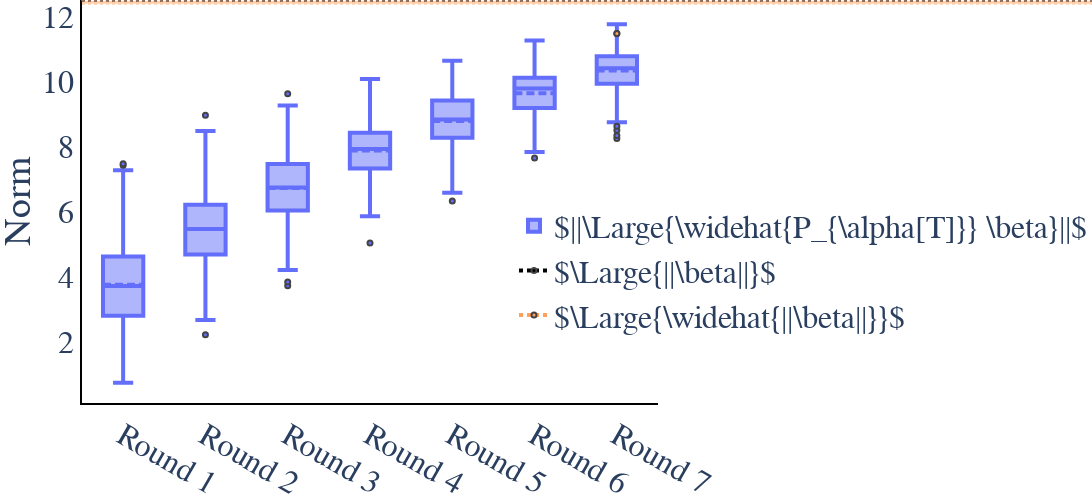

Notebook source saved alongside this figure:
### Code cell
fig4 = plot_optimization_round_norm(beta_trajectory, mnorm_hat, beta_0, idx, name_id, result_path)
fig4.show()

### Figure 1 — Plotly figure (JSON) as saved in the notebook; plotly's stock layout.template omitted (floating-point values rounded to 4 significant figures; data arrays with more than 128 entries replaced by an {"elided": "..."} marker saying what was removed)
{"data": [{"boxmean": true, "line": {"width": 4}, "marker": {"color": "#636EFA", "line": {"width": 2}, "size": 5}, "name": "$||\\Large{\\widehat{P_{\\alpha[T]}} \\beta}||$", "type": "box", "x": {"elided": "1750 str values"}, "y": {"elided": "1750 float values"}}, {"line": {"color": "black", "dash": "dot", "width": 4}, "marker": {"line": {"width": 2}, "size": 5}, "name": "$\\Large{||\\beta||}$", "showlegend": true, "type": "scatter", "x": ["Round 7"], "y": [11.49]}, {"line": {"color": "#FFA15A", "dash": "dot", "width": 4}, "marker": {"line": {"width": 2}, "size": 5}, "name": "$\\Large{\\widehat{||\\beta||}}$", "showlegend": true, "type": "scatter", "x": ["Round 7"], "y": [11.49]}], "layout": {"font": {"family": "serif", "size": 32}, "height": 500, "legend": {"x": 0.75, "y": 0.15}, "margin": {"b": 0, "l": 0, "r": 0, "t": 0}, "plot_bgcolor": "rgba(0,0,0,0)", "shapes": [{"line": {"dash": "dot"}, "type": "line", "x0": 0, "x1": 1750, "xref": "paper", "y0": 12.49, "y1": 12.49}, {"fillcolor": "#FFA15A", "line": {"color": "#FFA15A", "dash": "dot"}, "opacity": 0.5, "type": "rect", "x0": 0, "x1": 1750, "xref": "paper", "y0": 12.4, "y1": 12.49}], "width": 1200, "xaxis": {"linecolor": "black", "linewidth": 2, "showline": true}, "yaxis": {"linecolor": "black", "linewidth": 2, "showline": true, "title": {"text": "Norm"}}}}
